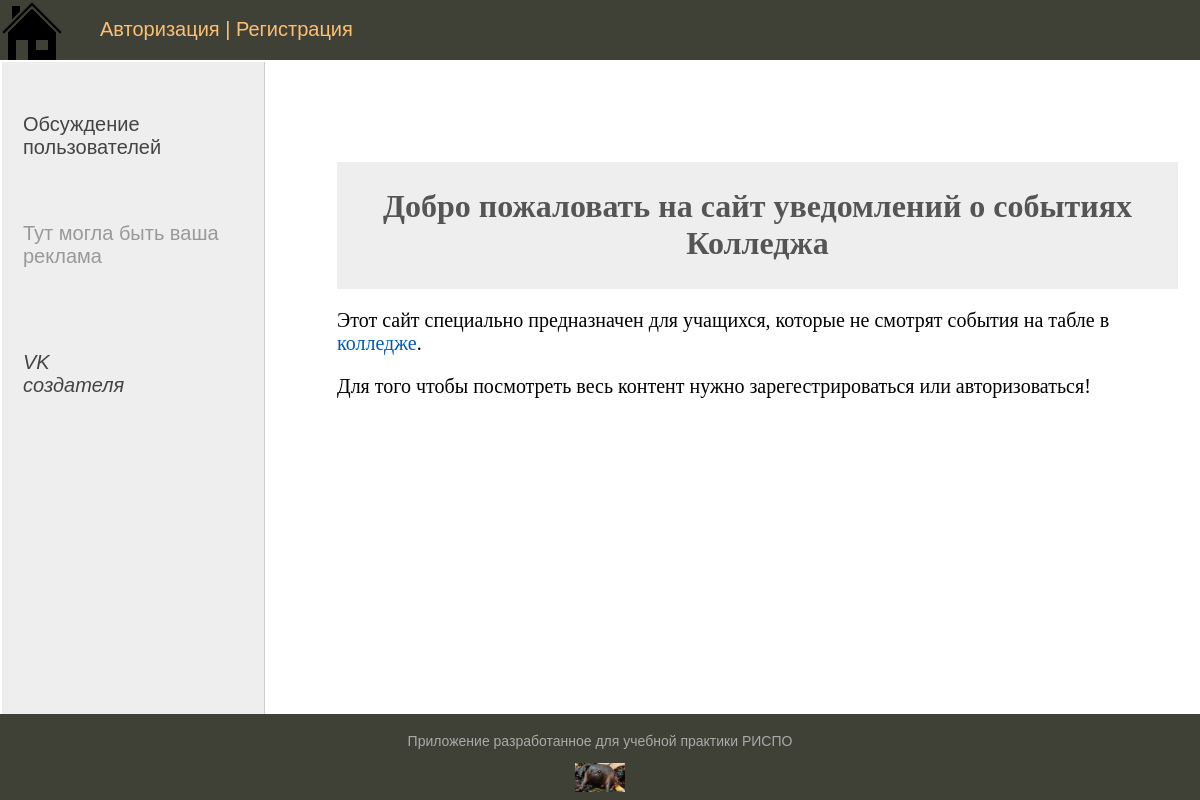
The app's page /, older data.
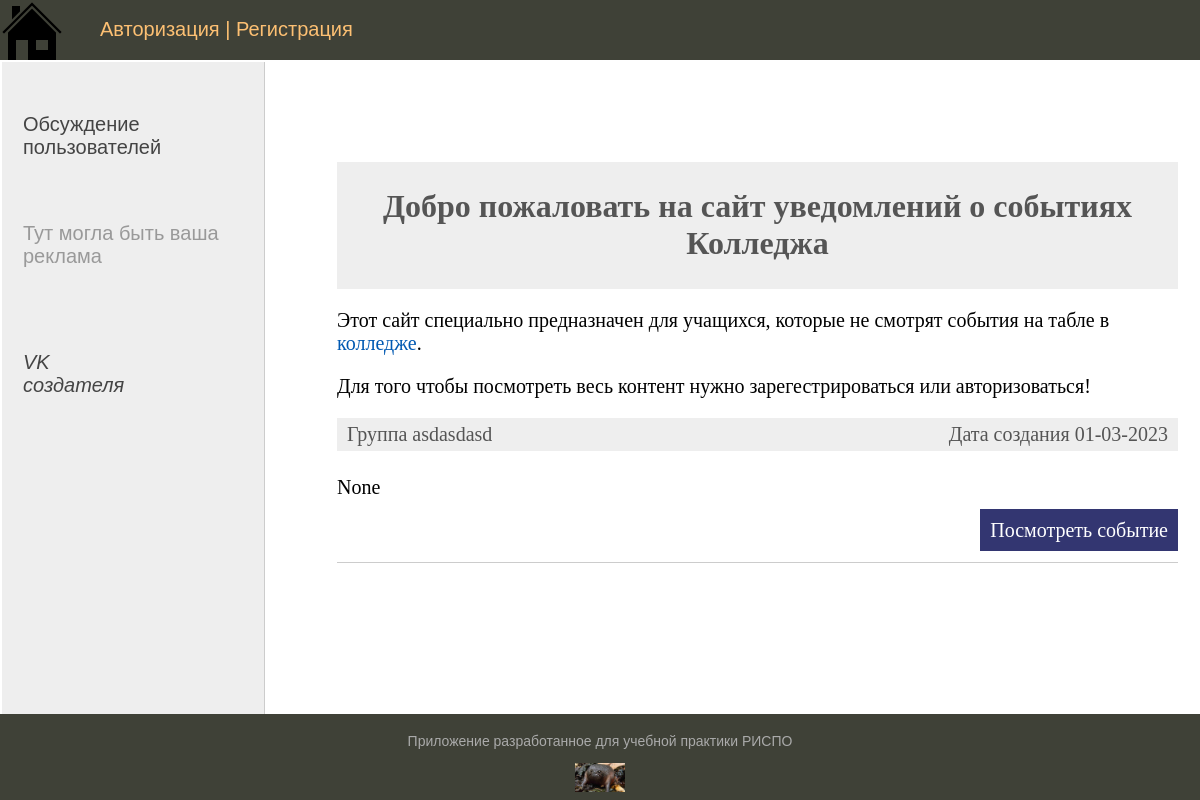
The same page, newer data.
### people_active/models.py (models this page shows, shortened)
class Activity(models.Model):
    title = models.CharField(max_length=30, verbose_name="Заголовок")
    slug = models.SlugField(max_length=200, unique=True, db_index=True, verbose_name="URL")
    content = models.TextField(blank=True, verbose_name="Текст", null=True)
    photo = models.ImageField(upload_to="photos/%Y/%M/%d/", verbose_name="Фото", null=True)  # записывает в раздельные папки по классификаторам
    create_date = models.DateTimeField(auto_now_add=True, verbose_name="Дата создания")
    update_date = models.DateTimeField(auto_now=True, verbose_name="дата изменения")
    is_published = models.BooleanField(default=True, verbose_name="Публикация")
    group = models.ForeignKey("Groups", on_delete=models.CASCADE, verbose_name="Группы")
    """
    Возвращает название статьи в админке и не только
    """
    """
    используется в качестве переменной в index.html
    {{ act.get_absolute_url }} --- возвращает путь
    """
    class Meta:
        verbose_name_plural = "События"
        ordering = ["-update_date", "create_date", "title"]

class Groups(models.Model):
    name = models.CharField(max_length=30, db_index=True, verbose_name="Название группы")
    slug = models.SlugField(max_length=200, unique=True, db_index=True, verbose_name="URL")
    title = models.TextField(blank=True, verbose_name="Описания группы")
    def __str__(self):
        return self.name
    class Meta:
        verbose_name_plural = "Группы"
        ordering = ["-id"]

### people_active/views.py (the view)
# urls.py: path("", HomePage.as_view(), name="home"),
class HomePage(DataMixin, ListView):
    model = Activity
    template_name = "index.html"
    context_object_name = "active"
    """Передаем контекст из меню"""
    def get_context_data(self, *, object_list=None, **kwargs):
        context = super().get_context_data(**kwargs)
        data_mixin_def = self.get_user_context(title="Главная страница")
        return context | data_mixin_def

### people_active/utils.py (called while the page is built)
    def get_user_context(self, **kwargs):
        context = kwargs
        groups = Groups.objects.all()
        user_menu = menu.copy()
        if not self.request.user.is_authenticated:
            user_menu.pop(2)
        context["menu"] = user_menu
        context["group"] = groups
        return context

### people_active/templates/index.html (shortened to what this page needs)
{% extends 'base.html' %}
{% load static %}
{% block content %}
<div class="article-panel" align="center">
    <h1>Добро пожаловать на сайт уведомлений о событиях Колледжа</h1>
</div>
<div>
    <p>
        Этот сайт специально предназначен для учащихся, которые не смотрят события на табле в <a href="http://www.bobruisk.belstu.by/" target="_blank" title="На страницу кооледжа">колледже</a>.
    </p>
    {% if not request.user.is_authenticated %}
    <p>
        Для того чтобы посмотреть весь контент нужно зарегестрироваться или авторизоваться!
    </p>
    {% endif %}
</div>
<ul class="list-articles">
    {% for act in active %}
    <li>
       <div class="article-panel">
            <p class="first">Группа {{ act.group }}</p>
            <p class="last">Дата создания {{ act.create_date|date:"d-m-Y" }} </p>
       </div>
        <p> {{ act.content|linebreaks|truncatewords:15}} </p>
        {% if not request.user.is_authenticated %}
        <p class="link-read-post"><a href="{% url 'login' %}">Посмотреть событие</a></p>
        {% else %}
        <p class="link-read-post"><a href="{% url 'events' %}">Посмотреть событие</a></p>
        {% endif %}
    </li>
    {% endfor %}
</ul>
{% endblock content %}

Row changes from the older to the newer data that the page shows:
added Activity: group "asdasdasd", create_date "01-03-2023", content "None"
